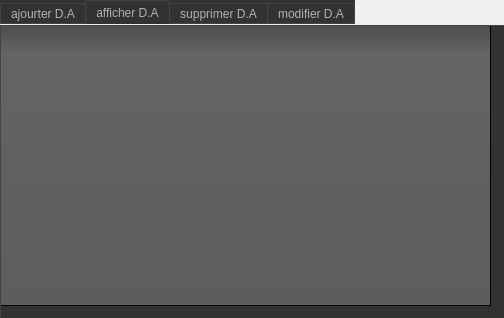
<?xml version="1.0" encoding="UTF-8"?>
<ui version="4.0">
 <class>Dialog</class>
 <widget class="QDialog" name="Dialog">
  <property name="geometry">
   <rect>
    <x>0</x>
    <y>0</y>
    <width>504</width>
    <height>318</height>
   </rect>
  </property>
  <property name="windowTitle">
   <string>Dialog</string>
  </property>
  <widget class="QTabWidget" name="tabWidget">
   <property name="geometry">
    <rect>
     <x>0</x>
     <y>0</y>
     <width>920</width>
     <height>580</height>
    </rect>
   </property>
   <property name="styleSheet">
    <string notr="true">

QWidget
{
    color: #b1b1b1;
    background-color: #323232;
}

QWidget:item:hover
{
    background-color: QLinearGradient( x1: 0, y1: 0, x2: 0, y2: 1, stop: 0 #ffa02f, stop: 1 #ca0619);
    color: #000000;
}

QWidget:item:selected
{
    background-color: QLinearGradient( x1: 0, y1: 0, x2: 0, y2: 1, stop: 0 #ffa02f, stop: 1 #d7801a);
}

QMenuBar::item
{
    background: transparent;
}

QMenuBar::item:selected
{
    background: transparent;
    border: 1px solid #ffaa00;
}

QMenuBar::item:pressed
{
    background: #444;
    border: 1px solid #000;
    background-color: QLinearGradient(
        x1:0, y1:0,
        x2:0, y2:1,
        stop:1 #212121,
        stop:0.4 #343434/*,
        stop:0.2 #343434,
        stop:0.1 #ffaa00*/
    );
    margin-bottom:-1px;
    padding-bottom:1px;
}

QMenu
{
    border: 1px solid #000;
}

QMenu::item
{
    padding: 2px 20px 2px 20px;
}

QMenu::item:selected
{
    color: #000000;
}

QWidget:disabled
{
    color: #404040;
    background-color: #323232;
}

QAbstractItemView
{
    background-color: QLinearGradient( x1: 0, y1: 0, x2: 0, y2: 1, stop: 0 #4d4d4d, stop: 0.1 #646464, stop: 1 #5d5d5d);
}

QWidget:focus
{
    /*border: 2px solid QLinearGradient( x1: 0, y1: 0, x2: 0, y2: 1, stop: 0 #ffa02f, stop: 1 #d7801a);*/
}

QLineEdit
{
    background-color: QLinearGradient( x1: 0, y1: 0, x2: 0, y2: 1, stop: 0 #4d4d4d, stop: 0 #646464, stop: 1 #5d5d5d);
    padding: 1px;
    border-style: solid;
    border: 1px solid #1e1e1e;
    border-radius: 5;
}

QPushButton
{
    color: #b1b1b1;
    background-color: QLinearGradient( x1: 0, y1: 0, x2: 0, y2: 1, stop: 0 #565656, stop: 0.1 #525252, stop: 0.5 #4e4e4e, stop: 0.9 #4a4a4a, stop: 1 #464646);
    border-width: 1px;
    border-color: #1e1e1e;
    border-style: solid;
    border-radius: 6;
    padding: 3px;
    font-size: 12px;
    padding-left: 5px;
    padding-right: 5px;
}

QPushButton:pressed
{
    background-color: QLinearGradient( x1: 0, y1: 0, x2: 0, y2: 1, stop: 0 #2d2d2d, stop: 0.1 #2b2b2b, stop: 0.5 #292929, stop: 0.9 #282828, stop: 1 #252525);
}

QComboBox
{
    selection-background-color: #ffaa00;
    background-color: QLinearGradient( x1: 0, y1: 0, x2: 0, y2: 1, stop: 0 #565656, stop: 0.1 #525252, stop: 0.5 #4e4e4e, stop: 0.9 #4a4a4a, stop: 1 #464646);
    border-style: solid;
    border: 1px solid #1e1e1e;
    border-radius: 5;
}

QComboBox:hover,QPushButton:hover
{
    border: 2px solid QLinearGradient( x1: 0, y1: 0, x2: 0, y2: 1, stop: 0 #ffa02f, stop: 1 #d7801a);
}


QComboBox:on
{
    padding-top: 3px;
    padding-left: 4px;
    background-color: QLinearGradient( x1: 0, y1: 0, x2: 0, y2: 1, stop: 0 #2d2d2d, stop: 0.1 #2b2b2b, stop: 0.5 #292929, stop: 0.9 #282828, stop: 1 #252525);
    selection-background-color: #ffaa00;
}

QComboBox QAbstractItemView
{
    border: 2px solid darkgray;
    selection-background-color: QLinearGradient( x1: 0, y1: 0, x2: 0, y2: 1, stop: 0 #ffa02f, stop: 1 #d7801a);
}

QComboBox::drop-down
{
     subcontrol-origin: padding;
     subcontrol-position: top right;
     width: 15px;

     border-left-width: 0px;
     border-left-color: darkgray;
     border-left-style: solid; /* just a single line */
     border-top-right-radius: 3px; /* same radius as the QComboBox */
     border-bottom-right-radius: 3px;
 }

QComboBox::down-arrow
{
     image: url(:/down_arrow.png);
}

QGroupBox:focus
{
border: 2px solid QLinearGradient( x1: 0, y1: 0, x2: 0, y2: 1, stop: 0 #ffa02f, stop: 1 #d7801a);
}

QTextEdit:focus
{
    border: 2px solid QLinearGradient( x1: 0, y1: 0, x2: 0, y2: 1, stop: 0 #ffa02f, stop: 1 #d7801a);
}

QScrollBar:horizontal {
     border: 1px solid #222222;
     background: QLinearGradient( x1: 0, y1: 0, x2: 0, y2: 1, stop: 0.0 #121212, stop: 0.2 #282828, stop: 1 #484848);
     height: 7px;
     margin: 0px 16px 0 16px;
}

QScrollBar::handle:horizontal
{
      background: QLinearGradient( x1: 0, y1: 0, x2: 1, y2: 0, stop: 0 #ffa02f, stop: 0.5 #d7801a, stop: 1 #ffa02f);
      min-height: 20px;
      border-radius: 2px;
}

QScrollBar::add-line:horizontal {
      border: 1px solid #1b1b19;
      border-radius: 2px;
      background: QLinearGradient( x1: 0, y1: 0, x2: 1, y2: 0, stop: 0 #ffa02f, stop: 1 #d7801a);
      width: 14px;
      subcontrol-position: right;
      subcontrol-origin: margin;
}

QScrollBar::sub-line:horizontal {
      border: 1px solid #1b1b19;
      border-radius: 2px;
      background: QLinearGradient( x1: 0, y1: 0, x2: 1, y2: 0, stop: 0 #ffa02f, stop: 1 #d7801a);
      width: 14px;
     subcontrol-position: left;
     subcontrol-origin: margin;
}

QScrollBar::right-arrow:horizontal, QScrollBar::left-arrow:horizontal
{
      border: 1px solid black;
      width: 1px;
      height: 1px;
      background: white;
}

QScrollBar::add-page:horizontal, QScrollBar::sub-page:horizontal
{
      background: none;
}

QScrollBar:vertical
{
      background: QLinearGradient( x1: 0, y1: 0, x2: 1, y2: 0, stop: 0.0 #121212, stop: 0.2 #282828, stop: 1 #484848);
      width: 7px;
      margin: 16px 0 16px 0;
      border: 1px solid #222222;
}

QScrollBar::handle:vertical
{
      background: QLinearGradient( x1: 0, y1: 0, x2: 0, y2: 1, stop: 0 #ffa02f, stop: 0.5 #d7801a, stop: 1 #ffa02f);
      min-height: 20px;
      border-radius: 2px;
}

QScrollBar::add-line:vertical
{
      border: 1px solid #1b1b19;
      border-radius: 2px;
      background: QLinearGradient( x1: 0, y1: 0, x2: 0, y2: 1, stop: 0 #ffa02f, stop: 1 #d7801a);
      height: 14px;
      subcontrol-position: bottom;
      subcontrol-origin: margin;
}

QScrollBar::sub-line:vertical
{
      border: 1px solid #1b1b19;
      border-radius: 2px;
      background: QLinearGradient( x1: 0, y1: 0, x2: 0, y2: 1, stop: 0 #d7801a, stop: 1 #ffa02f);
      height: 14px;
      subcontrol-position: top;
      subcontrol-origin: margin;
}

QScrollBar::up-arrow:vertical, QScrollBar::down-arrow:vertical
{
      border: 1px solid black;
      width: 1px;
      height: 1px;
      background: white;
}


QScrollBar::add-page:vertical, QScrollBar::sub-page:vertical
{
      background: none;
}

QTextEdit
{
    background-color: #242424;
}

QPlainTextEdit
{
    background-color: #242424;
}

QHeaderView::section
{
    background-color: QLinearGradient(x1:0, y1:0, x2:0, y2:1, stop:0 #616161, stop: 0.5 #505050, stop: 0.6 #434343, stop:1 #656565);
    color: white;
    padding-left: 4px;
    border: 1px solid #6c6c6c;
}

QCheckBox:disabled
{
color: #414141;
}

QDockWidget::title
{
    text-align: center;
    spacing: 3px; /* spacing between items in the tool bar */
    background-color: QLinearGradient(x1:0, y1:0, x2:0, y2:1, stop:0 #323232, stop: 0.5 #242424, stop:1 #323232);
}

QDockWidget::close-button, QDockWidget::float-button
{
    text-align: center;
    spacing: 1px; /* spacing between items in the tool bar */
    background-color: QLinearGradient(x1:0, y1:0, x2:0, y2:1, stop:0 #323232, stop: 0.5 #242424, stop:1 #323232);
}

QDockWidget::close-button:hover, QDockWidget::float-button:hover
{
    background: #242424;
}

QDockWidget::close-button:pressed, QDockWidget::float-button:pressed
{
    padding: 1px -1px -1px 1px;
}

QMainWindow::separator
{
    background-color: QLinearGradient(x1:0, y1:0, x2:0, y2:1, stop:0 #161616, stop: 0.5 #151515, stop: 0.6 #212121, stop:1 #343434);
    color: white;
    padding-left: 4px;
    border: 1px solid #4c4c4c;
    spacing: 3px; /* spacing between items in the tool bar */
}

QMainWindow::separator:hover
{

    background-color: QLinearGradient(x1:0, y1:0, x2:0, y2:1, stop:0 #d7801a, stop:0.5 #b56c17 stop:1 #ffa02f);
    color: white;
    padding-left: 4px;
    border: 1px solid #6c6c6c;
    spacing: 3px; /* spacing between items in the tool bar */
}

QToolBar::handle
{
     spacing: 3px; /* spacing between items in the tool bar */
     background: url(:/images/handle.png);
}

QMenu::separator
{
    height: 2px;
    background-color: QLinearGradient(x1:0, y1:0, x2:0, y2:1, stop:0 #161616, stop: 0.5 #151515, stop: 0.6 #212121, stop:1 #343434);
    color: white;
    padding-left: 4px;
    margin-left: 10px;
    margin-right: 5px;
}

QProgressBar
{
    border: 2px solid grey;
    border-radius: 5px;
    text-align: center;
}

QProgressBar::chunk
{
    background-color: #d7801a;
    width: 2.15px;
    margin: 0.5px;
}

QTabBar::tab {
    color: #b1b1b1;
    border: 1px solid #444;
    border-bottom-style: none;
    background-color: #323232;
    padding-left: 10px;
    padding-right: 10px;
    padding-top: 3px;
    padding-bottom: 2px;
    margin-right: -1px;
}

QTabWidget::pane {
    border: 1px solid #444;
    top: 1px;
}

QTabBar::tab:last
{
    margin-right: 0; /* the last selected tab has nothing to overlap with on the right */
    border-top-right-radius: 3px;
}

QTabBar::tab:first:!selected
{
 margin-left: 0px; /* the last selected tab has nothing to overlap with on the right */


    border-top-left-radius: 3px;
}

QTabBar::tab:!selected
{
    color: #b1b1b1;
    border-bottom-style: solid;
    margin-top: 3px;
    background-color: QLinearGradient(x1:0, y1:0, x2:0, y2:1, stop:1 #212121, stop:.4 #343434);
}

QTabBar::tab:selected
{
    border-top-left-radius: 3px;
    border-top-right-radius: 3px;
    margin-bottom: 0px;
}

QTabBar::tab:!selected:hover
{
    /*border-top: 2px solid #ffaa00;
    padding-bottom: 3px;*/
    border-top-left-radius: 3px;
    border-top-right-radius: 3px;
    background-color: QLinearGradient(x1:0, y1:0, x2:0, y2:1, stop:1 #212121, stop:0.4 #343434, stop:0.2 #343434, stop:0.1 #ffaa00);
}

QRadioButton::indicator:checked, QRadioButton::indicator:unchecked{
    color: #b1b1b1;
    background-color: #323232;
    border: 1px solid #b1b1b1;
    border-radius: 6px;
}

QRadioButton::indicator:checked
{
    background-color: qradialgradient(
        cx: 0.5, cy: 0.5,
        fx: 0.5, fy: 0.5,
        radius: 1.0,
        stop: 0.25 #ffaa00,
        stop: 0.3 #323232
    );
}

QCheckBox::indicator{
    color: #b1b1b1;
    background-color: #323232;
    border: 1px solid #b1b1b1;
    width: 9px;
    height: 9px;
}

QRadioButton::indicator
{
    border-radius: 6px;
}

QRadioButton::indicator:hover, QCheckBox::indicator:hover
{
    border: 1px solid #ffaa00;
}

QCheckBox::indicator:checked
{
    image:url(:/images/checkbox.png);
}

QCheckBox::indicator:disabled, QRadioButton::indicator:disabled
{
    border: 1px solid #444;
}
</string>
   </property>
   <property name="currentIndex">
    <number>1</number>
   </property>
   <widget class="QWidget" name="tab">
    <attribute name="title">
     <string>ajourter D.A</string>
    </attribute>
    <widget class="QWidget" name="widget" native="true">
     <property name="geometry">
      <rect>
       <x>-1</x>
       <y>-1</y>
       <width>491</width>
       <height>281</height>
      </rect>
     </property>
     <property name="styleSheet">
      <string notr="true"/>
     </property>
     <widget class="QLabel" name="label">
      <property name="geometry">
       <rect>
        <x>50</x>
        <y>60</y>
        <width>47</width>
        <height>21</height>
       </rect>
      </property>
      <property name="text">
       <string>id</string>
      </property>
     </widget>
     <widget class="QLabel" name="label_2">
      <property name="geometry">
       <rect>
        <x>50</x>
        <y>130</y>
        <width>47</width>
        <height>21</height>
       </rect>
      </property>
      <property name="text">
       <string>nom</string>
      </property>
     </widget>
     <widget class="QLabel" name="label_3">
      <property name="geometry">
       <rect>
        <x>50</x>
        <y>190</y>
        <width>47</width>
        <height>31</height>
       </rect>
      </property>
      <property name="text">
       <string>objet</string>
      </property>
     </widget>
     <widget class="QLineEdit" name="le_id">
      <property name="geometry">
       <rect>
        <x>180</x>
        <y>60</y>
        <width>113</width>
        <height>20</height>
       </rect>
      </property>
     </widget>
     <widget class="QLineEdit" name="le_nom">
      <property name="geometry">
       <rect>
        <x>180</x>
        <y>130</y>
        <width>113</width>
        <height>20</height>
       </rect>
      </property>
     </widget>
     <widget class="QLineEdit" name="le_objet">
      <property name="geometry">
       <rect>
        <x>180</x>
        <y>200</y>
        <width>113</width>
        <height>20</height>
       </rect>
      </property>
     </widget>
     <widget class="QPushButton" name="pb_ajourter">
      <property name="geometry">
       <rect>
        <x>380</x>
        <y>140</y>
        <width>75</width>
        <height>23</height>
       </rect>
      </property>
      <property name="text">
       <string>ajourter</string>
      </property>
     </widget>
    </widget>
   </widget>
   <widget class="QWidget" name="tab_3">
    <attribute name="title">
     <string>afficher D.A</string>
    </attribute>
    <widget class="QWidget" name="widget_2" native="true">
     <property name="geometry">
      <rect>
       <x>-1</x>
       <y>-1</y>
       <width>491</width>
       <height>281</height>
      </rect>
     </property>
     <widget class="QTableView" name="tab_demande_a">
      <property name="geometry">
       <rect>
        <x>0</x>
        <y>0</y>
        <width>491</width>
        <height>281</height>
       </rect>
      </property>
     </widget>
    </widget>
   </widget>
   <widget class="QWidget" name="tab_4">
    <attribute name="title">
     <string>supprimer D.A</string>
    </attribute>
    <widget class="QWidget" name="widget_3" native="true">
     <property name="geometry">
      <rect>
       <x>-10</x>
       <y>0</y>
       <width>491</width>
       <height>281</height>
      </rect>
     </property>
     <widget class="QLabel" name="label_4">
      <property name="geometry">
       <rect>
        <x>60</x>
        <y>80</y>
        <width>47</width>
        <height>31</height>
       </rect>
      </property>
      <property name="text">
       <string>identifiant</string>
      </property>
     </widget>
     <widget class="QLineEdit" name="le_id_sup">
      <property name="geometry">
       <rect>
        <x>192</x>
        <y>80</y>
        <width>121</width>
        <height>31</height>
       </rect>
      </property>
     </widget>
     <widget class="QPushButton" name="pb_supprimer">
      <property name="geometry">
       <rect>
        <x>350</x>
        <y>180</y>
        <width>75</width>
        <height>23</height>
       </rect>
      </property>
      <property name="text">
       <string>supprimer</string>
      </property>
     </widget>
    </widget>
   </widget>
   <widget class="QWidget" name="tab_2">
    <attribute name="title">
     <string>modifier D.A</string>
    </attribute>
   </widget>
  </widget>
 </widget>
 <resources/>
 <connections/>
</ui>
